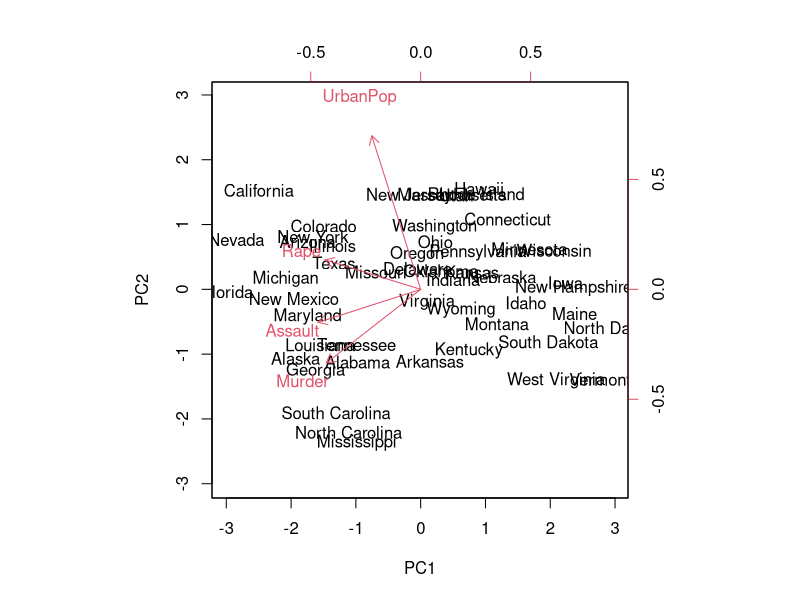
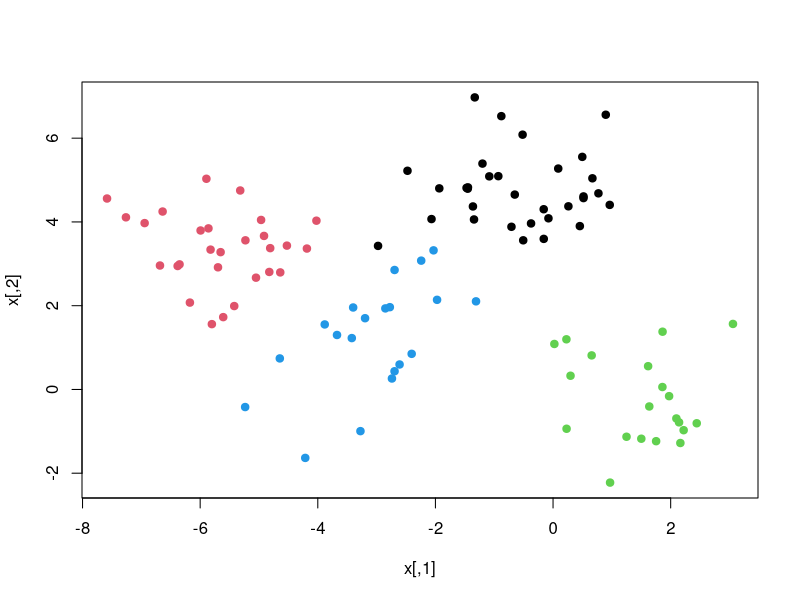
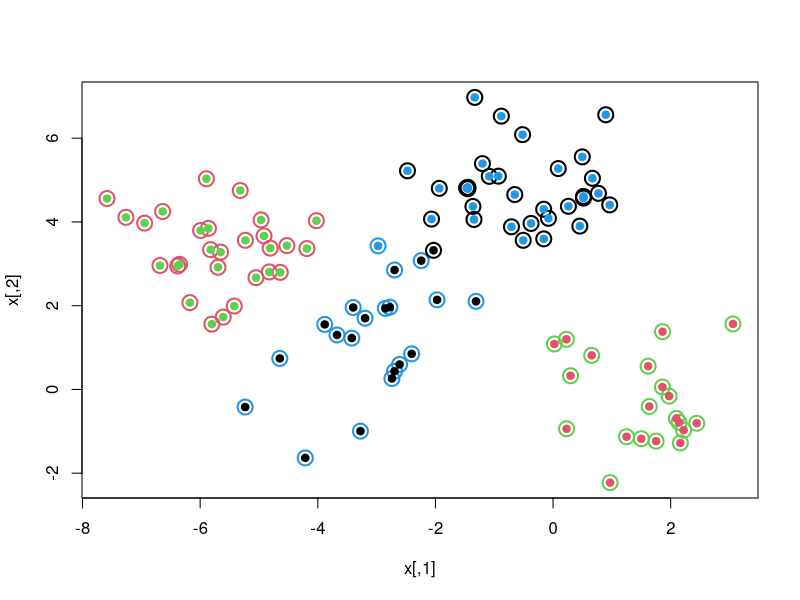
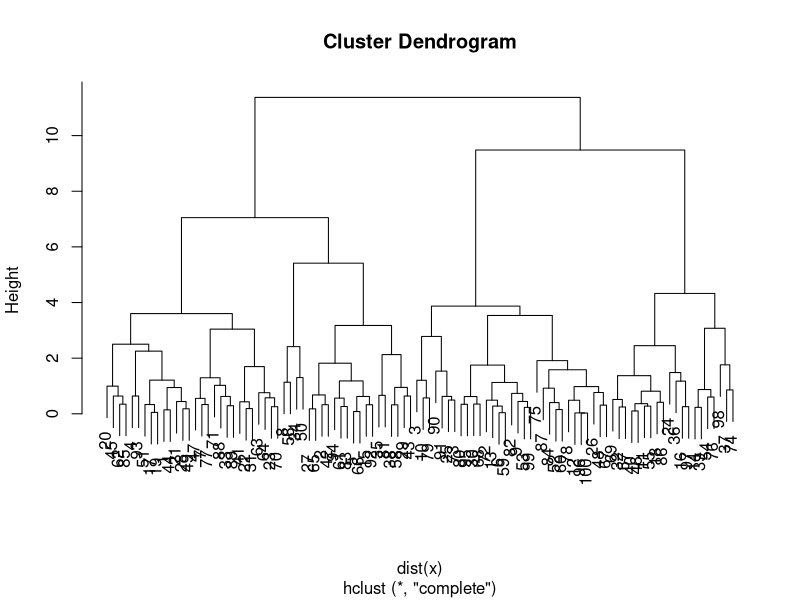
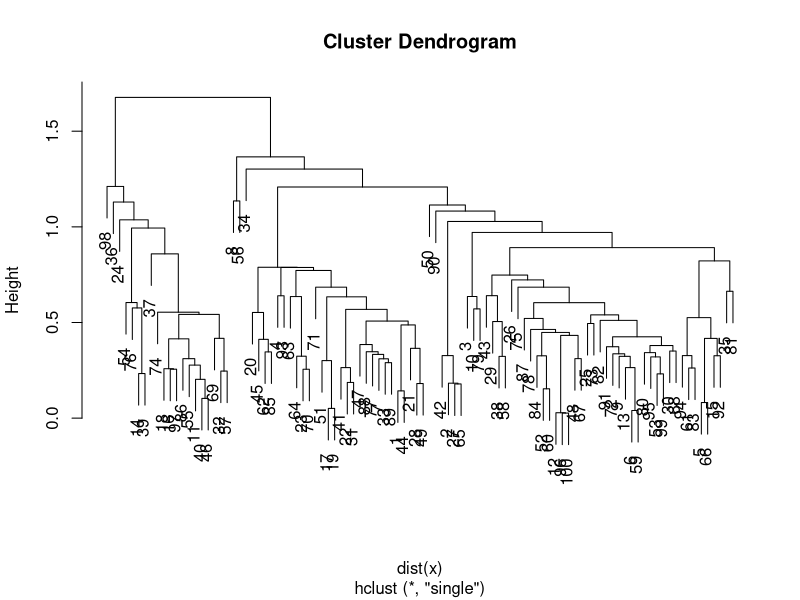
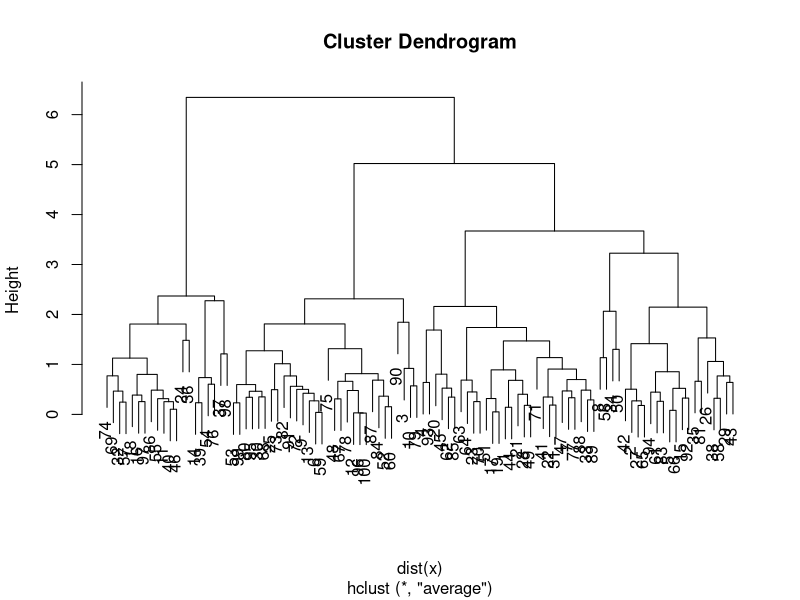
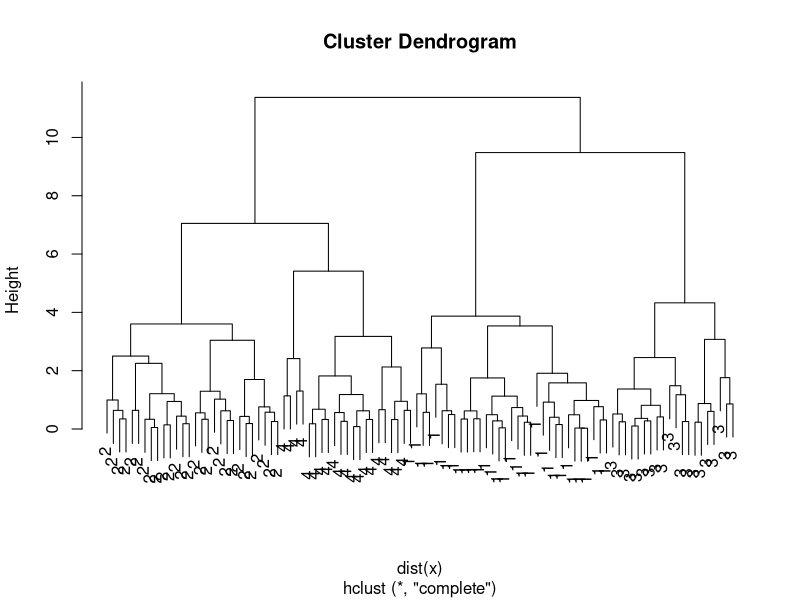
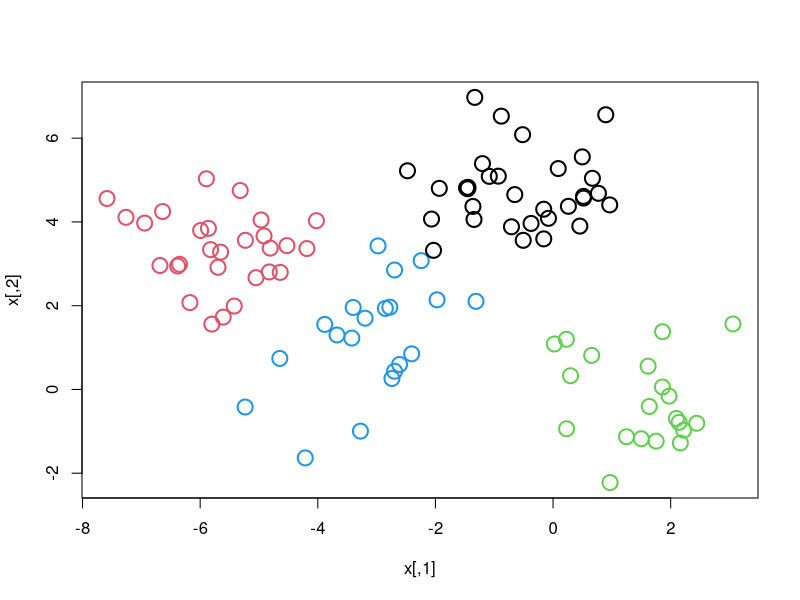

These charts were generated, in order, by the following R code:
## ---- chunk 1
#Mean for the entire data set
apply(USArrests, 2, mean)

#Variance for the entire data set
apply(USArrests, 2, var)

## ---- chunk 2
#Perform a principle components analysis on the given data matrix
pca.out <- prcomp(USArrests, scale = TRUE)

#Returns the results as an object of class prcomp.
pca.out

## ---- chunk 3
#Create a biplot
biplot(pca.out, scale = 0)

## ---- chunk 4
#Set the seed for reproduceability
set.seed(101)

#Create a two-column matrix of random normal values
x <- matrix(rnorm(100 * 2), 100, 2)

#Generate some "means" to displace the Gaussians above by shifting the means
xmean <- matrix(rnorm(8, sd = 4), 4, 2) #4 Clusters

#randomly assign sample means to `x`
assignMeans <- sample(1:4, 100, replace = TRUE)
x <- x + xmean[assignMeans, ]

#Plot the resultant matrix
plot(x, col = assignMeans, pch = 19)

## ---- chunk 5
#Fit the model, specifying the number of clusters
km.out <- kmeans(x, 4, nstart = 15) #15 random start locations

#view the summary output
km.out

## ---- chunk 6
#Plot the Cluster Vector 
plot(x, col = km.out$cluster, cex = 2, pch = 1, lwd = 2)

#Add origional data points and correct for color assignemnts
points(x, col = c(4, 3, 2, 1)[assignMeans], pch = 19)

## ---- chunk 7
#Generate the model with the largest distanve between clusters
hc.complete <- hclust(dist(x), method = "complete")

#Make a plot
plot(hc.complete)

## ---- chunk 8
#Generate the model with the smallest distance between clusters
hc.single  <- hclust(dist(x), method = "single")

#Make a plot
plot(hc.single)

## ---- chunk 9
#Generate the model with the average distance between clusters
hc.average  <- hclust(dist(x), method = "average")

#Make a plot
plot(hc.average)

## ---- chunk 10
#cut the Complete Linkage tree at height 4
hc.cut <- cutree(hc.complete, 4)

#Table the results compared to the sample Means
table(hc.cut, assignMeans)

## ---- chunk 11
#Table the results compared to the K-Means
table(hc.cut, km.out$cluster)

## ---- chunk 12
#Plot the data with labels
plot(hc.complete, labels = assignMeans)

## ---- chunk 13
#Set the seed for reproduceability
set.seed(101)

#re-generate the fake data
x <- matrix(rnorm(100 * 2), 100, 2)

#Generate some "means" to displace the Gaussians above by shifting the means
xmean <- matrix(rnorm(8, sd = 4), 4, 2) #4 Clusters

#randomly assign sampkle means to `x`
assignMeans <- sample(1:4, 100, replace = TRUE)
x <- x + xmean[assignMeans, ]

#Fit the model, specifying the number of clusters
km.out <- kmeans(x, 4, nstart = 15) #15 random start locations

#Plot the cluster Vector
plot(x, col = km.out$cluster, cex = 2, pch = 1, lwd = 2)

## ---- chunk 14
#Plot the cluster Vector
plot(x, col = km.out$cluster, cex = 2, pch = 1, lwd = 2)
points(x, col = assignMeans, pch = 19)

## ---- chunk 15
#Plot the cluster Vector
plot(x, col = km.out$cluster, cex = 2, pch = 1, lwd = 2)

#Add origional data points and correct for color assignemnts
points(x, col = c(4, 3, 2, 1)[assignMeans], pch = 19)

